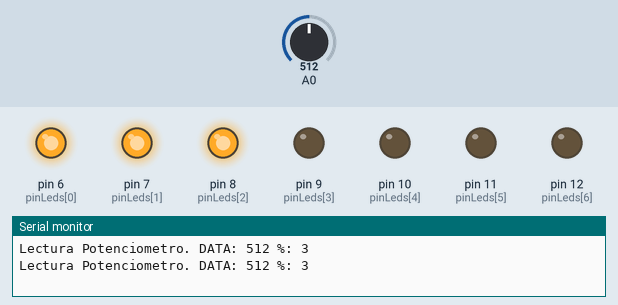
The sketch below on a simulated Arduino Uno, built with avr-gcc and run on an emulated ATmega328P. On the bench: output pins drawn as LEDs (lit = HIGH), the last lines printed to the serial monitor. Inputs (shaded band) come from the test bench; at power-on: A0 = 512.

Above: at 1.8 s.
1.9 s: A0 set to 576
3.4 s: A0 set to 597
At 5.2 s:
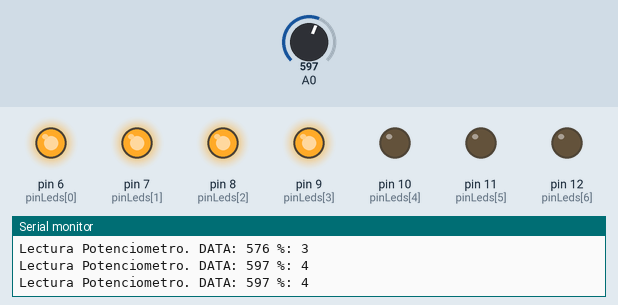
5.5 s: A0 set to 306
At 6.9 s:
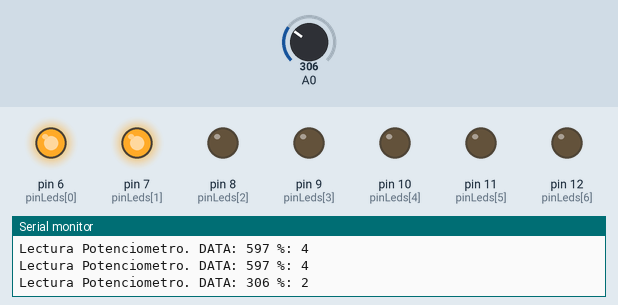
7.5 s: A0 set to 282
At 8.4 s:
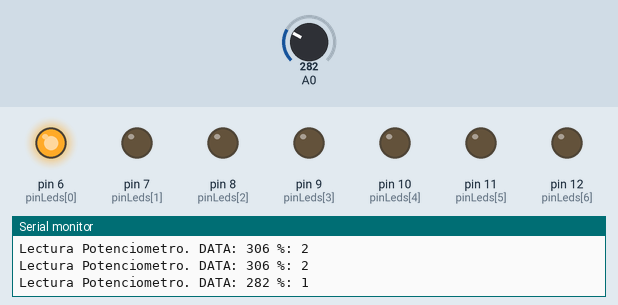
9.5 s: A0 set to 162
11.2 s: A0 set to 137
At 12.8 s:
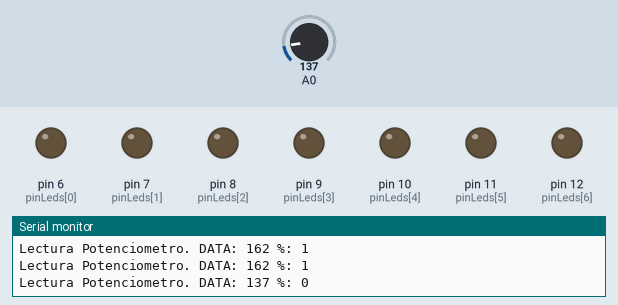
Timing chart, 0 to 14.3 s (numbered marks = the images above; inputs shaded):
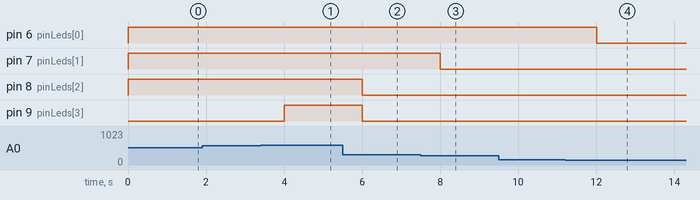

The sketch:

main.ino
```cpp
const int pinLeds[7] = {6,7,8,9,10,11,12};
const int len = 7;
int data, percentage;

void setup()
{
  Serial.begin(9600);
  for(int i = 0; i < len; i++){
    pinMode(pinLeds[i], OUTPUT);
  }
}

void loop()
{
  data = analogRead(A0);
  percentage = map(data, 0, 1023, 0, 7);

  for (int i = 0; i < len; i++) {
    digitalWrite(pinLeds[i], i < percentage);
  }

  Serial.print("Lectura Potenciometro. DATA: ");
  Serial.print(data);
  Serial.print(" %: ");
  Serial.print(percentage);
  Serial.println();
  delay(1000);
}
```

Measured:
- the behaviour switches between 584 and 585 on A0 (found by bisection; images 0 and 1)
- the behaviour switches between 293 and 292 on A0 (found by bisection; images 2 and 3)
- the behaviour switches between 147 and 146 on A0 (found by bisection; images 3 and 4)
- after the input at 3.4 s, pin 9 (pinLeds[3]): LOW → HIGH after 0.60 s
- after the input at 5.5 s, pin 8 (pinLeds[2]), pin 9 (pinLeds[3]): HIGH → LOW after 0.50 s
- after the input at 7.5 s, pin 7 (pinLeds[1]): HIGH → LOW after 0.51 s
- after the input at 11.2 s, pin 6 (pinLeds[0]): HIGH → LOW after 0.81 s
